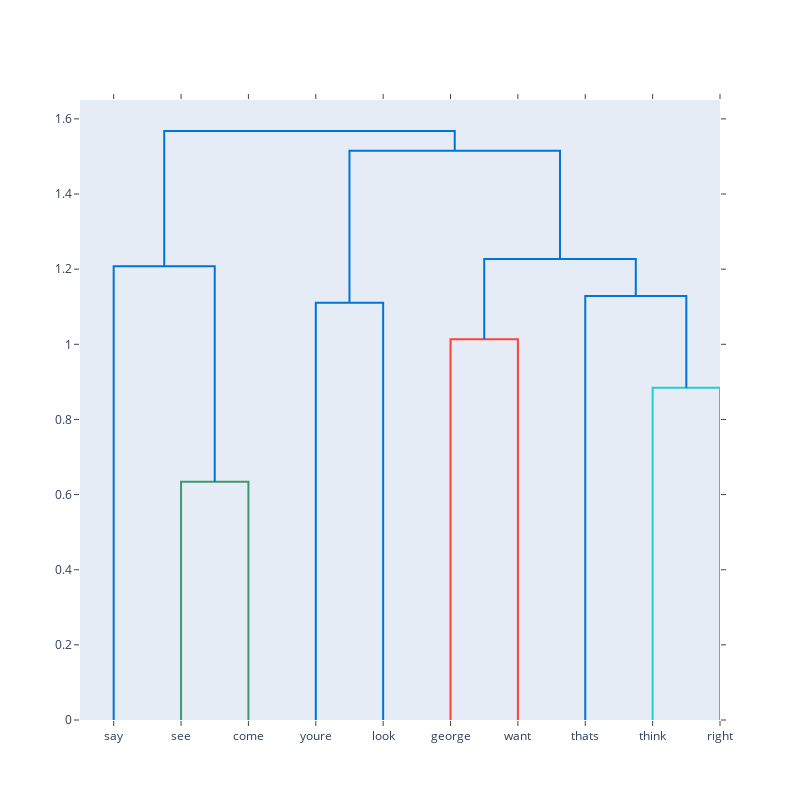

Notebook code cell kept with this figure:
### Markdown cell above
**We can also create a dendrogram!** 

Let's use plotly this time.

### Code cell
import plotly as py
import plotly.figure_factory as ff
X = np.random.rand(10, 10)
fig = ff.create_dendrogram(X, orientation='bottom', 
labels=key_lemma)
fig['layout'].update({'width': 800, 'height': 800})
fig.show()

### Figure 1 — Plotly figure (JSON) as saved in the notebook; plotly's stock layout.template omitted (floating-point values rounded to 4 significant figures)
{"data": [{"hoverinfo": "text", "marker": {"color": "rgb(61,153,112)"}, "mode": "lines", "type": "scatter", "x": [15, 15, 25, 25], "xaxis": "x", "y": [0, 0.634, 0.634, 0], "yaxis": "y"}, {"hoverinfo": "text", "marker": {"color": "rgb(0,116,217)"}, "mode": "lines", "type": "scatter", "x": [5, 5, 20, 20], "xaxis": "x", "y": [0, 1.208, 1.208, 0.634], "yaxis": "y"}, {"hoverinfo": "text", "marker": {"color": "rgb(0,116,217)"}, "mode": "lines", "type": "scatter", "x": [35, 35, 45, 45], "xaxis": "x", "y": [0, 1.111, 1.111, 0], "yaxis": "y"}, {"hoverinfo": "text", "marker": {"color": "rgb(255,65,54)"}, "mode": "lines", "type": "scatter", "x": [55, 55, 65, 65], "xaxis": "x", "y": [0, 1.014, 1.014, 0], "yaxis": "y"}, {"hoverinfo": "text", "marker": {"color": "rgb(35,205,205)"}, "mode": "lines", "type": "scatter", "x": [85, 85, 95, 95], "xaxis": "x", "y": [0, 0.8841, 0.8841, 0], "yaxis": "y"}, {"hoverinfo": "text", "marker": {"color": "rgb(0,116,217)"}, "mode": "lines", "type": "scatter", "x": [75, 75, 90, 90], "xaxis": "x", "y": [0, 1.128, 1.128, 0.8841], "yaxis": "y"}, {"hoverinfo": "text", "marker": {"color": "rgb(0,116,217)"}, "mode": "lines", "type": "scatter", "x": [60, 60, 82.5, 82.5], "xaxis": "x", "y": [1.014, 1.227, 1.227, 1.128], "yaxis": "y"}, {"hoverinfo": "text", "marker": {"color": "rgb(0,116,217)"}, "mode": "lines", "type": "scatter", "x": [40, 40, 71.25, 71.25], "xaxis": "x", "y": [1.111, 1.515, 1.515, 1.227], "yaxis": "y"}, {"hoverinfo": "text", "marker": {"color": "rgb(0,116,217)"}, "mode": "lines", "type": "scatter", "x": [12.5, 12.5, 55.62, 55.62], "xaxis": "x", "y": [1.208, 1.568, 1.568, 1.515], "yaxis": "y"}], "layout": {"autosize": false, "height": 800, "hovermode": "closest", "showlegend": false, "width": 800, "xaxis": {"mirror": "allticks", "rangemode": "tozero", "showgrid": false, "showline": true, "showticklabels": true, "tickmode": "array", "ticks": "outside", "ticktext": ["say", "see", "come", "youre", "look", "george", "want", "thats", "think", "right"], "tickvals": [5, 15, 25, 35, 45, 55, 65, 75, 85, 95], "type": "linear", "zeroline": false}, "yaxis": {"mirror": "allticks", "rangemode": "tozero", "showgrid": false, "showline": true, "showticklabels": true, "ticks": "outside", "type": "linear", "zeroline": false}}}
